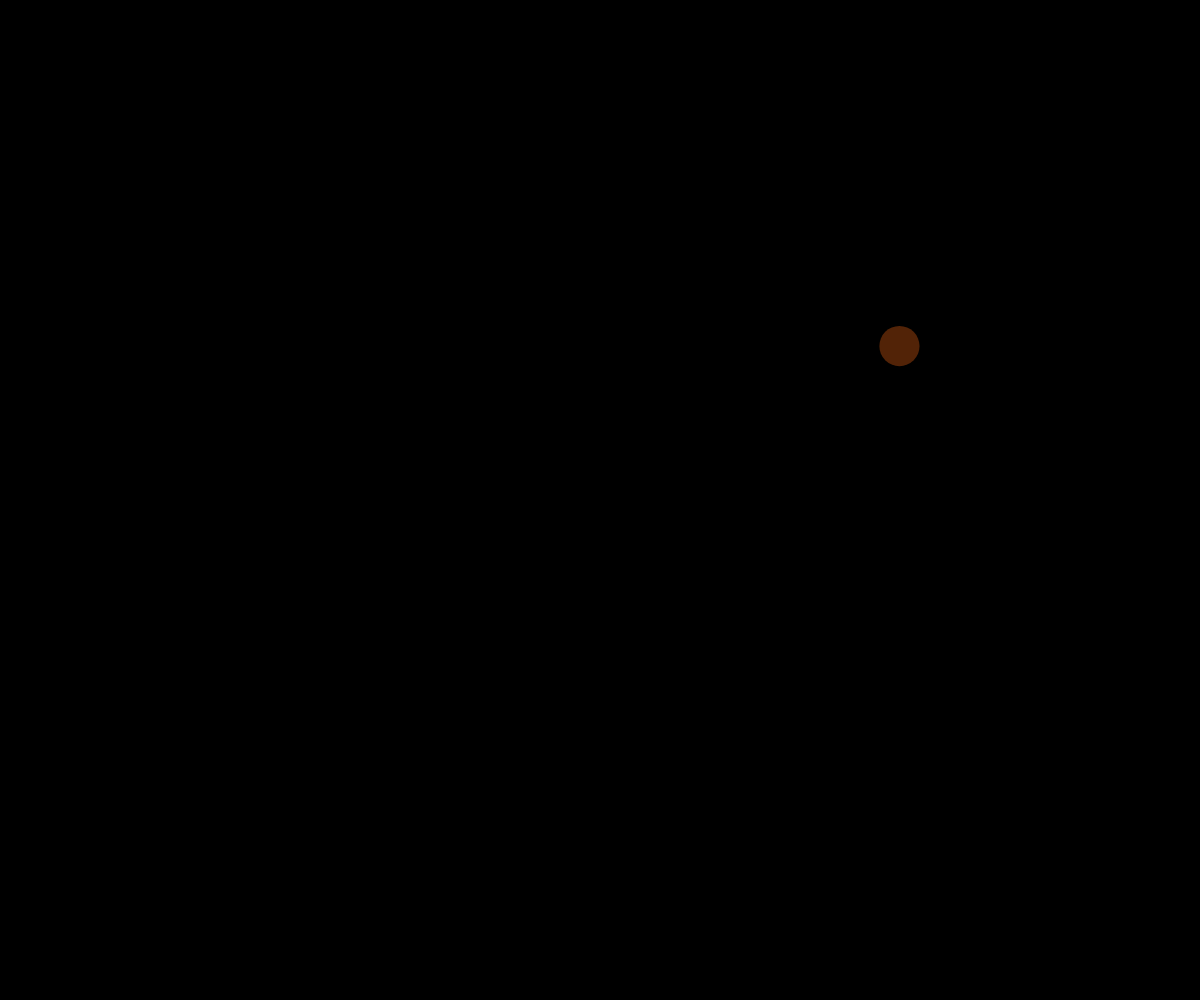
Frame 1 (no input)
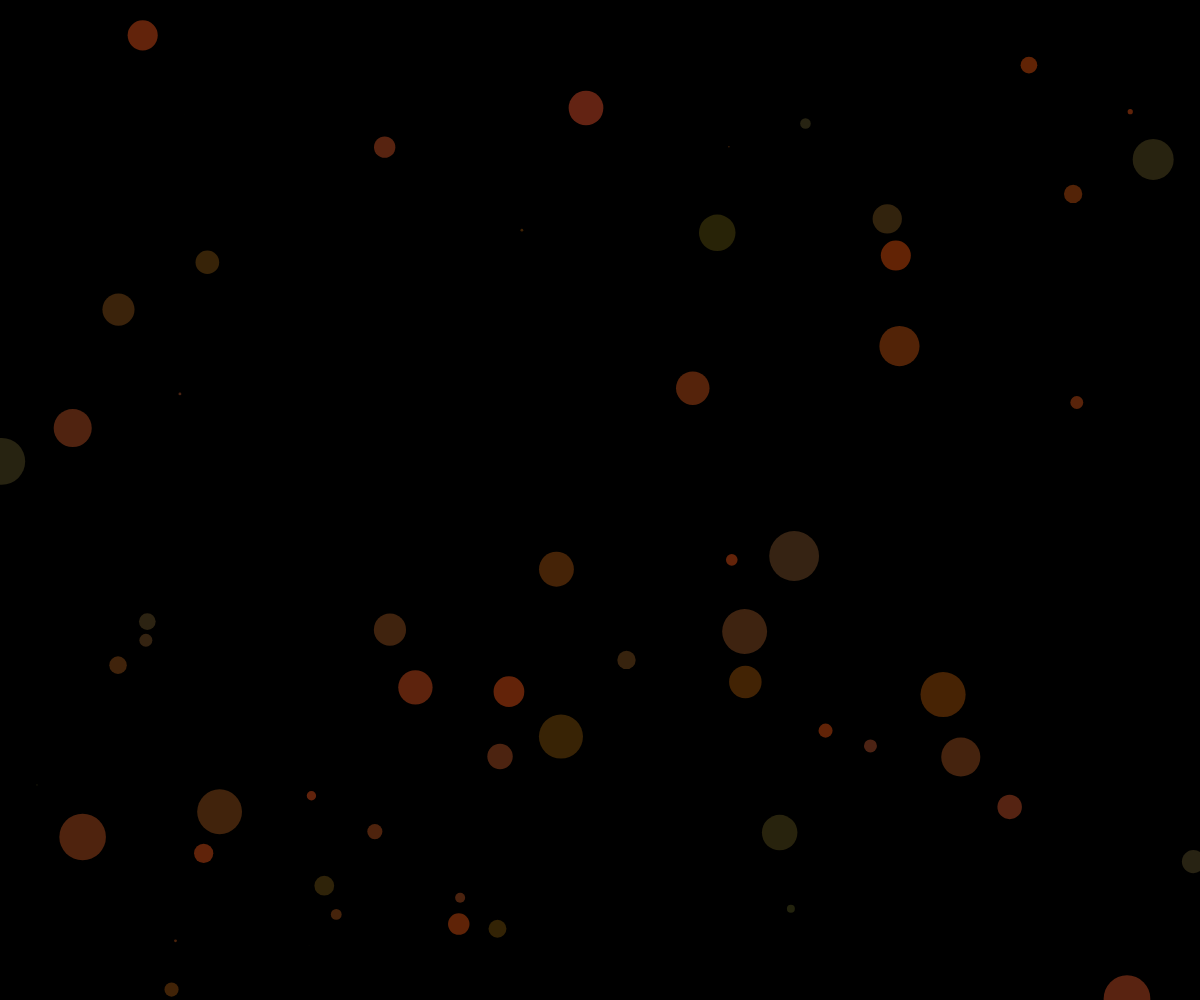
Frame 60 (no input)
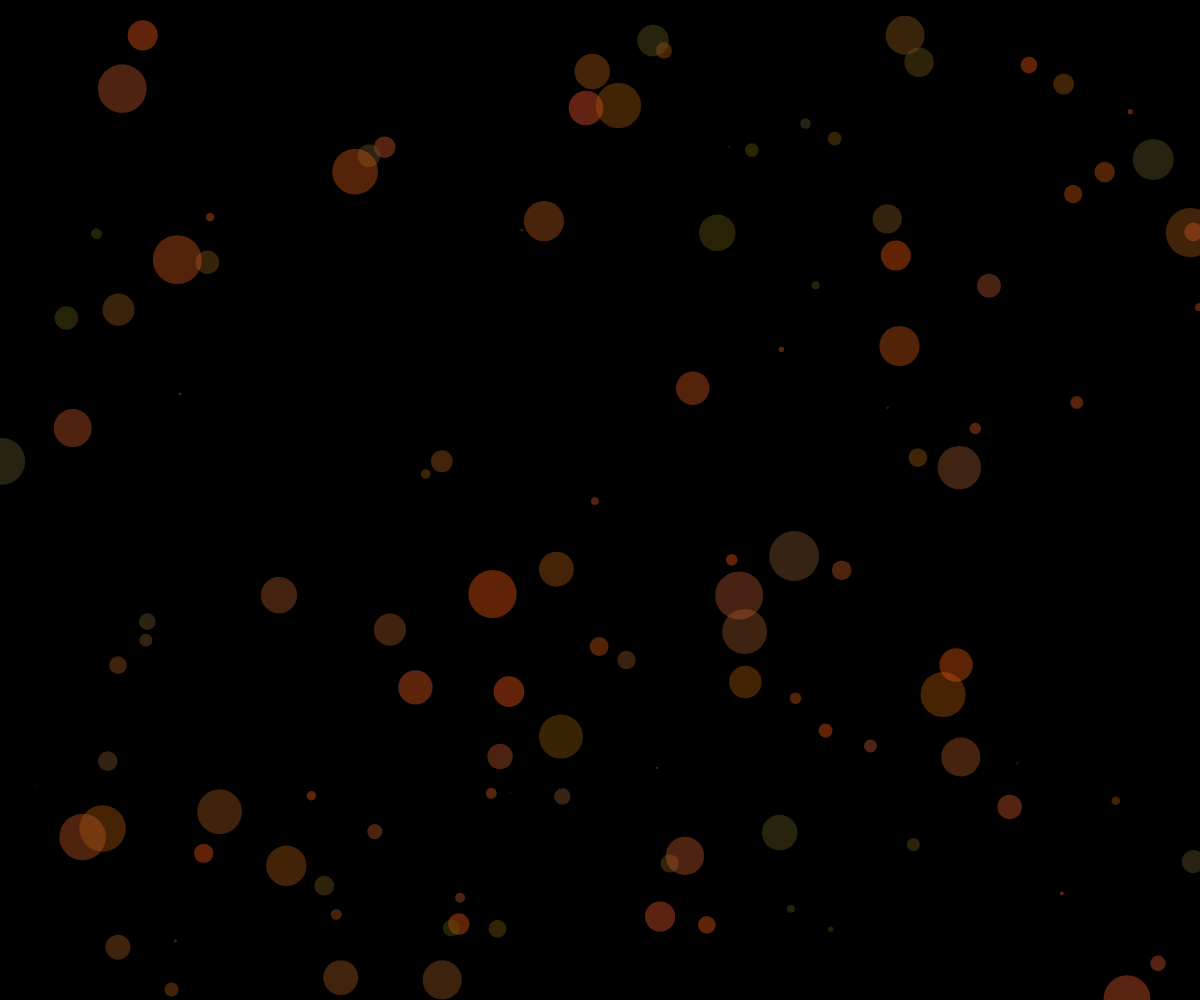
Frame 120 (the mouse pressed at the canvas centre since frame 60)

The p5.js sketch that drew these frames (run headless with seeded random() and noise() and a simulated clock; from frame 60 on, the mouse is pressed at the canvas centre):

// p5.js sketch
// ── sketch.js
var circle = {
	x : 0,
	y : 0,
	diameter : 0
};

var colour = {
	r : 0,
	g : 0,
	b : 0
};

function setup() {
	createCanvas(windowWidth, windowHeight);
	background(0);
}

function draw() {
	// Thanks to The Coding Train
	//https://www.youtube.com/watch?v=nfmV2kuQKwA&index=10&list=PLRqwX-V7Uu6Zy51Q-x9tMWIv9cueOFTFA

	colour.r = random(90,255);
	colour.g = 90;
	colour.b = random(10,50);

	circle.x = random(0, width);
	circle.y = random(0, height);
	circle.diameter = random(0, 50);

	noStroke();
	fill(colour.r,colour.g,colour.b,100);
	ellipse(circle.x,circle.y,circle.diameter,circle.diameter);

}
